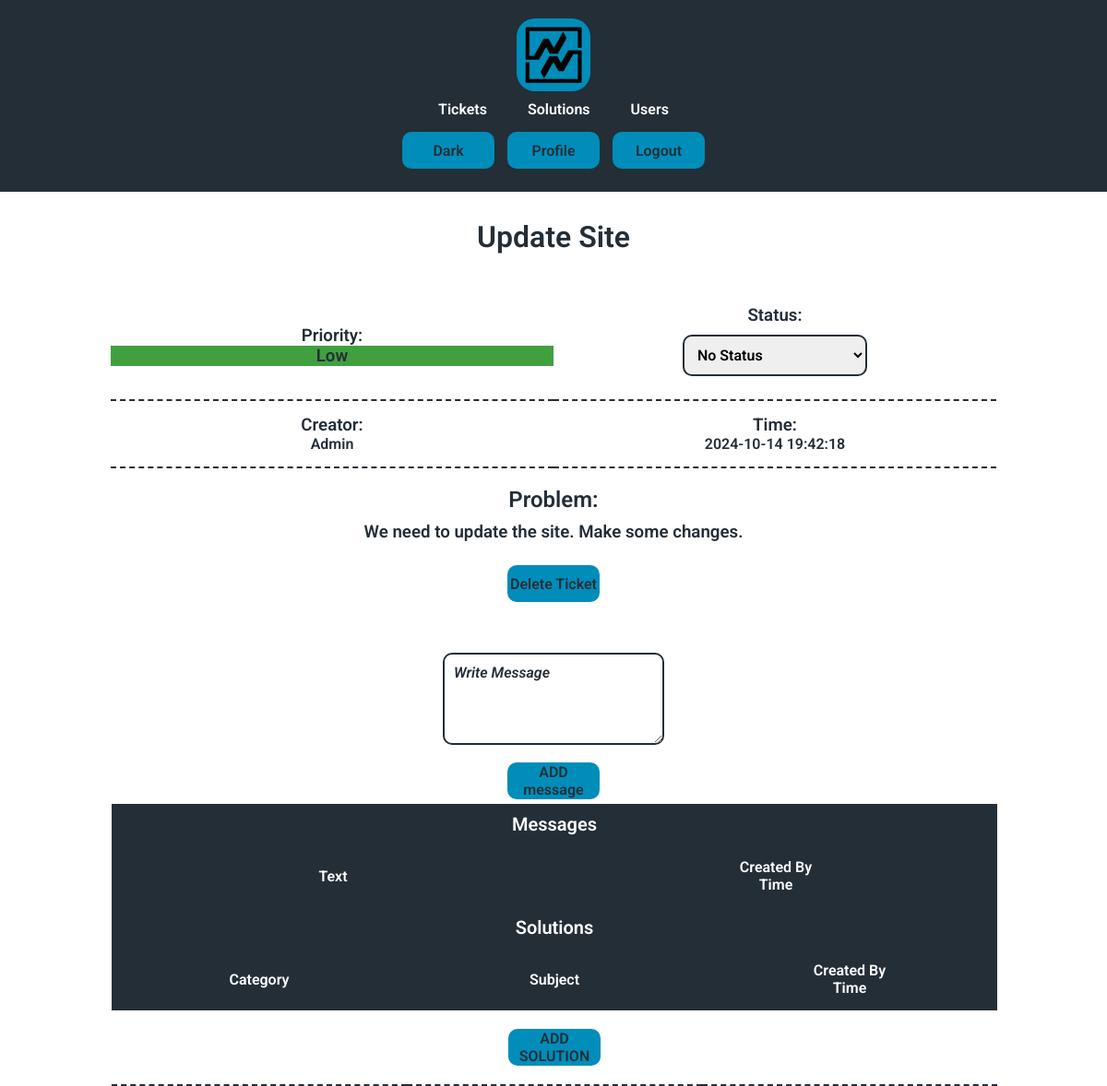
Before: /showticket?id=4 (signed in) with the older database file.
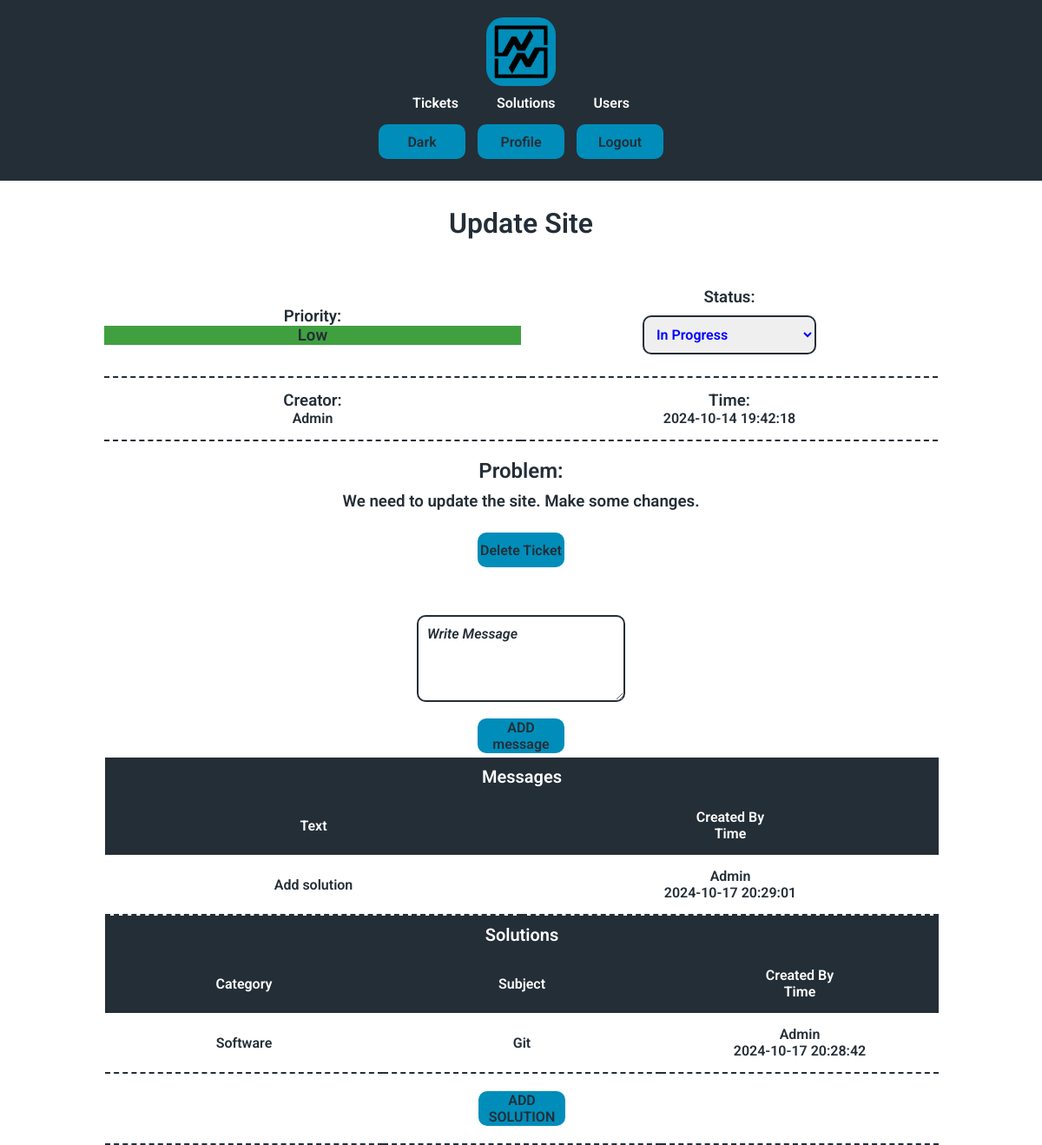
After: the same page with the newer database file.
### tables this page shows
CREATE TABLE tickets (
id INTEGER PRIMARY KEY AUTOINCREMENT NOT NULL,
subject TEXT NOT NULL,
creator INTEGER,
description TEXT,
status INTEGER DEFAULT 0 NOT NULL,
priority INTEGER DEFAULT 0 NOT NULL,
time TIMESTAMP DEFAULT CURRENT_TIMESTAMP,
FOREIGN KEY(creator) REFERENCES users(id)
ON DELETE SET NULL
ON UPDATE NO ACTION
);

CREATE TABLE messages(
    ticket_id INTEGER,
    creator INTEGER,
    time TIMESTAMP DEFAULT CURRENT_TIMESTAMP,
    message TEXT NOT NULL,
    FOREIGN KEY(ticket_id) REFERENCES tickets(id)ON DELETE CASCADE ON UPDATE NO ACTION,
    FOREIGN KEY(creator) REFERENCES users(id) ON DELETE SET NULL ON UPDATE NO ACTION
);

CREATE TABLE users (id INTEGER PRIMARY KEY AUTOINCREMENT NOT NULL, name TEXT NOT NULL, hash TEXT NOT NULL, permission INTEGER DEFAULT 4 NOT NULL, active BLOB DEFAULT 0 NOT NULL, email TEXT NOT NULL);

CREATE TABLE solutions (
id INTEGER PRIMARY KEY AUTOINCREMENT NOT NULL,
category TEXT NOT NULL,
subject TEXT NOT NULL,
creator INTEGER,
description TEXT,
time TIMESTAMP DEFAULT CURRENT_TIMESTAMP,
FOREIGN KEY(creator) REFERENCES users(id) ON DELETE SET NULL ON UPDATE NO ACTION
);

### app.py (the view)
@app.route("/showticket")
@login_required
def showticket():
    ticketID = request.args.get("id")
    if ticketID:
        session["show_ticket"] = ticketID
    else:
        ticketID = session["show_ticket"]
    ticket = db.execute(
        """
        SELECT tickets.id, tickets.subject, tickets.description, tickets.status, tickets.priority, tickets.time, tickets.creator, users.name AS creator_name
        FROM tickets LEFT JOIN users ON tickets.creator = users.id
        WHERE tickets.id = ?
        """
        , ticketID
        )
    solutions = db.execute(
        """
        SELECT s.*, u.name AS creator_name
        FROM solutions s
        JOIN interchange i ON s.id = i.solution_id
        JOIN tickets t ON t.id = i.ticket_id
        JOIN users u ON s.creator = u.id
        WHERE t.id = ?;
        """
        , ticketID
        )
    messages = db.execute(
        """
        SELECT messages.ticket_id, messages.message, messages.time, users.name AS creator_name
        FROM messages LEFT JOIN users ON messages.creator = users.id
        WHERE ticket_id = ?
        ORDER BY messages.time DESC
        """,
        ticketID
    )
    return render_template("showticket.html", ticket = ticket, priority = priority, status = ticketStatus, solutions = solutions, messages = messages)

### app.py (called while the page is built)
def login_required(f):
    @wraps(f)
    def decorated_function(*args, **kwargs):
        if not session.get("user_id"):
            return redirect("/") # Redirect to the login page or wherever necessary
        return f(*args, **kwargs)  # Proceed with the actual route if logged in
    return decorated_function

### templates/showticket.html (shortened to what this page needs)
{% extends "layout.html" %}
{% block h1 %}<h1>{{ ticket[0]["subject"] }}</h1>{% endblock %}
{% block body %}
  <div class="main">
    <table class="show">
      <tr>
        <td>
          <h3>Priority:</h3>
          <h3 class="{{ priority[ticket[0]['priority']] }}">{{ priority[ticket[0]["priority"]] }}</h3>
        </td>
        <td>
          <h3>Status:</h3>
          <form action="/saveticket" method="post">
            {% if session.get("permission") > 2 %}
            <select disabled id="status" name="status">
              <option value=""selected>
                {{ status[ticket[0]["status"]] }}
              </option>
            </select>
            {% else %}
            <select class="status{{ ticket[0]['status'] }}" id="status" name="status" onchange="clickButton()">
              {% for item in status %}
              {% if item == status[5] or item == status[4]%}
              <option  hidden disabled {% if item == status[ticket[0]["status"]] %}selected{% endif %}>
                {{ item }}
              </option>
              {% else %}
              <option value="{{ status.index(item) }}"
                  {% if item == status[ticket[0]["status"]] %}selected{% endif %}>
                  {{ item }}
              </option>
              {% endif %}
              {% endfor %}
            </select>
            {% endif %}
          </form>
        </td>
      </tr>
      <tr>
        <td>
          <h3>Creator:</h3>
          <h4>{{ ticket[0]["creator_name"] }}</h4>
        </td>
        <td>
          <h3>Time:</h3>
          <h4>{{ ticket[0]["time"] }}</h4>
        </td>
      </tr>
    </table>
    <h2>Problem:</h2>
    <h3>{{ ticket[0]["description"] }}</h3>
    <div class="margin">
      {% if ticket[0]["creator"] == session.get("user_id") or session.get("permission") < 2 %}
        <form action="/deleteticket">
          <button name="ticketID" value="{{ ticket[0]["id"] }}">Delete Ticket</button>
        </form>
      {% endif %}
    </div>
    </div>
    {% if ticket[0]["status"] >= 5 %}
    {% else %}
    <form action="/newmessage" method="post">
      <textarea autocomple="off" name="message" rows="4" cols="100" placeholder="Write Message"></textarea>
      <div>
      <button type="submit">ADD message</button>
    </div>
    </form>
    {% endif %}
    <table class="column">
      <caption>Messages</caption>
      <thead>
        <tr>
          <th>Text</th>
          <th>Created By <br> Time</th>
      </tr>
      </thead>
      <tbody>
        {% for message in messages %}
        <tr>
          <td >{{ message["message"] }}</td>
          <td> {{ message["creator_name"] }} <br> {{ message["time"] }}</td>
        </tr>
        {% endfor %}
      </tbody>
    </table>
      <table class="select column">
        <caption>Solutions</caption>
        <thead>
            <tr>
                <th>Category</th>
                <th>Subject</th>
                <th>Created By<br>Time</th>
            </tr>
        </thead>
        <tbody>
          {% for solution in solutions %}
            <tr onclick="clickButtonID('{{ solution['id'] }}')">
                <td> {{ solution["category"] }}</td>
                <td> {{ solution["subject"] }}</td>
                <td>{{ solution["creator_name"] }}<br>{{ solution["time"] }}</td>
            </tr>
            {% endfor %}
            <tr class="nohover">
              <td colspan="3">
                {% if session.get("permission") < 3 %}
            <form action="/newsolutiontoticket">
            <button type="submit">ADD SOLUTION</button>
            </form>
            {% endif %}
              </td>
            </tr>
        </tbody>
    </table>
{% endblock %}

Changed rows visible on the page:
changed tickets "Update Site": status "No Status" → "In Progress"
added messages: message "Add solution", creator_name "Admin", time "2024-10-17 20:29:01"
added solutions: category "Software", subject "Git", creator_name "Admin", time "2024-10-17 20:28:42"
